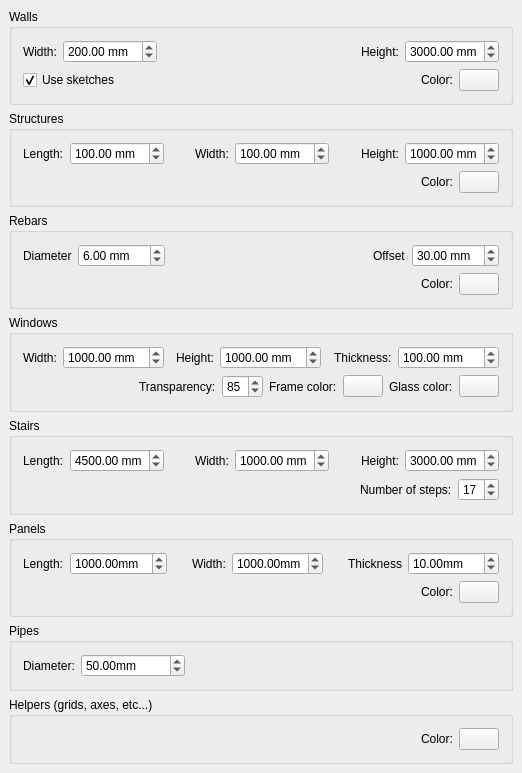
<?xml version="1.0" encoding="UTF-8"?>
<ui version="4.0">
 <class>Gui::Dialog::DlgSettingsArch</class>
 <widget class="QWidget" name="Gui::Dialog::DlgSettingsArch">
  <property name="geometry">
   <rect>
    <x>0</x>
    <y>0</y>
    <width>522</width>
    <height>711</height>
   </rect>
  </property>
  <property name="windowTitle">
   <string>Defaults</string>
  </property>
  <layout class="QVBoxLayout">
   <property name="spacing">
    <number>6</number>
   </property>
   <property name="margin">
    <number>9</number>
   </property>
   <item>
    <widget class="QGroupBox" name="groupBox">
     <property name="title">
      <string>Walls</string>
     </property>
     <layout class="QVBoxLayout" name="verticalLayout_2">
      <item>
       <layout class="QHBoxLayout" name="horizontalLayout_2">
        <item>
         <widget class="QLabel" name="label_10">
          <property name="text">
           <string>Width:</string>
          </property>
         </widget>
        </item>
        <item>
         <widget class="Gui::PrefDoubleSpinBox" name="gui::prefdoublespinbox_2">
          <property name="suffix">
           <string> mm</string>
          </property>
          <property name="maximum">
           <double>9999.989999999999782</double>
          </property>
          <property name="value">
           <double>200.000000000000000</double>
          </property>
          <property name="prefEntry" stdset="0">
           <cstring>WallWidth</cstring>
          </property>
          <property name="prefPath" stdset="0">
           <cstring>Mod/Arch</cstring>
          </property>
         </widget>
        </item>
        <item>
         <spacer name="horizontalSpacer_5">
          <property name="orientation">
           <enum>Qt::Horizontal</enum>
          </property>
          <property name="sizeHint" stdset="0">
           <size>
            <width>40</width>
            <height>20</height>
           </size>
          </property>
         </spacer>
        </item>
        <item>
         <widget class="QLabel" name="label_8">
          <property name="text">
           <string>Height:</string>
          </property>
         </widget>
        </item>
        <item>
         <widget class="Gui::PrefDoubleSpinBox" name="gui::prefdoublespinbox_3">
          <property name="suffix">
           <string> mm</string>
          </property>
          <property name="maximum">
           <double>9999.989999999999782</double>
          </property>
          <property name="value">
           <double>3000.000000000000000</double>
          </property>
          <property name="prefEntry" stdset="0">
           <cstring>WallHeight</cstring>
          </property>
          <property name="prefPath" stdset="0">
           <cstring>Mod/Arch</cstring>
          </property>
         </widget>
        </item>
       </layout>
      </item>
      <item>
       <layout class="QHBoxLayout" name="horizontalLayout_3">
        <item>
         <widget class="Gui::PrefCheckBox" name="checkBox">
          <property name="text">
           <string>Use sketches</string>
          </property>
          <property name="checked">
           <bool>true</bool>
          </property>
          <property name="prefEntry" stdset="0">
           <cstring>WallSketches</cstring>
          </property>
          <property name="prefPath" stdset="0">
           <cstring>Mod/Arch</cstring>
          </property>
         </widget>
        </item>
        <item>
         <spacer name="horizontalSpacer">
          <property name="orientation">
           <enum>Qt::Horizontal</enum>
          </property>
          <property name="sizeHint" stdset="0">
           <size>
            <width>40</width>
            <height>20</height>
           </size>
          </property>
         </spacer>
        </item>
        <item>
         <widget class="QLabel" name="label_9">
          <property name="text">
           <string>Color:</string>
          </property>
         </widget>
        </item>
        <item>
         <widget class="Gui::PrefColorButton" name="gui::prefcolorbutton">
          <property name="toolTip">
           <string>This is the default color for new Wall objects</string>
          </property>
          <property name="color">
           <color>
            <red>214</red>
            <green>214</green>
            <blue>214</blue>
           </color>
          </property>
          <property name="prefEntry" stdset="0">
           <cstring>WallColor</cstring>
          </property>
          <property name="prefPath" stdset="0">
           <cstring>Mod/Arch</cstring>
          </property>
         </widget>
        </item>
       </layout>
      </item>
     </layout>
    </widget>
   </item>
   <item>
    <widget class="QGroupBox" name="groupBox_2">
     <property name="title">
      <string>Structures</string>
     </property>
     <layout class="QVBoxLayout" name="verticalLayout">
      <item>
       <layout class="QHBoxLayout" name="horizontalLayout">
        <item>
         <widget class="QLabel" name="label_12">
          <property name="text">
           <string>Length:</string>
          </property>
         </widget>
        </item>
        <item>
         <widget class="Gui::PrefDoubleSpinBox" name="gui::prefdoublespinbox_4">
          <property name="suffix">
           <string> mm</string>
          </property>
          <property name="maximum">
           <double>9999.989999999999782</double>
          </property>
          <property name="value">
           <double>100.000000000000000</double>
          </property>
          <property name="prefEntry" stdset="0">
           <cstring>StructureLength</cstring>
          </property>
          <property name="prefPath" stdset="0">
           <cstring>Mod/Arch</cstring>
          </property>
         </widget>
        </item>
        <item>
         <spacer name="horizontalSpacer_6">
          <property name="orientation">
           <enum>Qt::Horizontal</enum>
          </property>
          <property name="sizeHint" stdset="0">
           <size>
            <width>40</width>
            <height>20</height>
           </size>
          </property>
         </spacer>
        </item>
        <item>
         <widget class="QLabel" name="label_13">
          <property name="text">
           <string>Width:</string>
          </property>
         </widget>
        </item>
        <item>
         <widget class="Gui::PrefDoubleSpinBox" name="gui::prefdoublespinbox_5">
          <property name="suffix">
           <string> mm</string>
          </property>
          <property name="maximum">
           <double>9999.989999999999782</double>
          </property>
          <property name="value">
           <double>100.000000000000000</double>
          </property>
          <property name="prefEntry" stdset="0">
           <cstring>StructureWidth</cstring>
          </property>
          <property name="prefPath" stdset="0">
           <cstring>Mod/Arch</cstring>
          </property>
         </widget>
        </item>
        <item>
         <spacer name="horizontalSpacer_7">
          <property name="orientation">
           <enum>Qt::Horizontal</enum>
          </property>
          <property name="sizeHint" stdset="0">
           <size>
            <width>40</width>
            <height>20</height>
           </size>
          </property>
         </spacer>
        </item>
        <item>
         <widget class="QLabel" name="label_14">
          <property name="text">
           <string>Height:</string>
          </property>
         </widget>
        </item>
        <item>
         <widget class="Gui::PrefDoubleSpinBox" name="gui::prefdoublespinbox_6">
          <property name="suffix">
           <string> mm</string>
          </property>
          <property name="maximum">
           <double>9999.989999999999782</double>
          </property>
          <property name="value">
           <double>1000.000000000000000</double>
          </property>
          <property name="prefEntry" stdset="0">
           <cstring>StructureHeight</cstring>
          </property>
          <property name="prefPath" stdset="0">
           <cstring>Mod/Arch</cstring>
          </property>
         </widget>
        </item>
       </layout>
      </item>
      <item>
       <layout class="QHBoxLayout" name="horizontalLayout_5">
        <item>
         <spacer name="horizontalSpacer_2">
          <property name="orientation">
           <enum>Qt::Horizontal</enum>
          </property>
          <property name="sizeHint" stdset="0">
           <size>
            <width>40</width>
            <height>20</height>
           </size>
          </property>
         </spacer>
        </item>
        <item>
         <widget class="QLabel" name="label_11">
          <property name="text">
           <string>Color:</string>
          </property>
         </widget>
        </item>
        <item>
         <widget class="Gui::PrefColorButton" name="gui::prefcolorbutton_2">
          <property name="toolTip">
           <string>This is the default color for new Structure objects</string>
          </property>
          <property name="color">
           <color>
            <red>150</red>
            <green>169</green>
            <blue>186</blue>
           </color>
          </property>
          <property name="prefEntry" stdset="0">
           <cstring>StructureColor</cstring>
          </property>
          <property name="prefPath" stdset="0">
           <cstring>Mod/Arch</cstring>
          </property>
         </widget>
        </item>
       </layout>
      </item>
     </layout>
    </widget>
   </item>
   <item>
    <widget class="QGroupBox" name="groupBox_3">
     <property name="title">
      <string>Rebars</string>
     </property>
     <layout class="QVBoxLayout" name="verticalLayout_3">
      <item>
       <layout class="QHBoxLayout" name="horizontalLayout_4">
        <item>
         <widget class="QLabel" name="label_18">
          <property name="text">
           <string>Diameter</string>
          </property>
         </widget>
        </item>
        <item>
         <widget class="Gui::PrefDoubleSpinBox" name="gui::prefdoublespinbox_8">
          <property name="suffix">
           <string> mm</string>
          </property>
          <property name="maximum">
           <double>999.990000000000009</double>
          </property>
          <property name="value">
           <double>6.000000000000000</double>
          </property>
          <property name="prefEntry" stdset="0">
           <cstring>RebarDiameter</cstring>
          </property>
          <property name="prefPath" stdset="0">
           <cstring>Mod/Arch</cstring>
          </property>
         </widget>
        </item>
        <item>
         <spacer name="horizontalSpacer_8">
          <property name="orientation">
           <enum>Qt::Horizontal</enum>
          </property>
          <property name="sizeHint" stdset="0">
           <size>
            <width>40</width>
            <height>20</height>
           </size>
          </property>
         </spacer>
        </item>
        <item>
         <widget class="QLabel" name="label_19">
          <property name="text">
           <string>Offset</string>
          </property>
         </widget>
        </item>
        <item>
         <widget class="Gui::PrefDoubleSpinBox" name="gui::prefdoublespinbox_7">
          <property name="suffix">
           <string> mm</string>
          </property>
          <property name="maximum">
           <double>999.990000000000009</double>
          </property>
          <property name="value">
           <double>30.000000000000000</double>
          </property>
          <property name="prefEntry" stdset="0">
           <cstring>RebarOffset</cstring>
          </property>
          <property name="prefPath" stdset="0">
           <cstring>Mod/Arch</cstring>
          </property>
         </widget>
        </item>
       </layout>
      </item>
      <item>
       <layout class="QHBoxLayout" name="horizontalLayout_7">
        <item>
         <spacer name="horizontalSpacer_3">
          <property name="orientation">
           <enum>Qt::Horizontal</enum>
          </property>
          <property name="sizeHint" stdset="0">
           <size>
            <width>40</width>
            <height>20</height>
           </size>
          </property>
         </spacer>
        </item>
        <item>
         <widget class="QLabel" name="label_17">
          <property name="text">
           <string>Color:</string>
          </property>
         </widget>
        </item>
        <item>
         <widget class="Gui::PrefColorButton" name="gui::prefcolorbutton_5">
          <property name="color">
           <color>
            <red>185</red>
            <green>117</green>
            <blue>90</blue>
           </color>
          </property>
          <property name="prefEntry" stdset="0">
           <cstring>RebarColor</cstring>
          </property>
          <property name="prefPath" stdset="0">
           <cstring>Mod/Arch</cstring>
          </property>
         </widget>
        </item>
       </layout>
      </item>
     </layout>
    </widget>
   </item>
   <item>
    <widget class="QGroupBox" name="groupBox_4">
     <property name="title">
      <string>Windows</string>
     </property>
     <layout class="QVBoxLayout" name="verticalLayout_4">
      <item>
       <layout class="QHBoxLayout" name="horizontalLayout_6">
        <item>
         <widget class="QLabel" name="label_22">
          <property name="text">
           <string>Width:</string>
          </property>
         </widget>
        </item>
        <item>
         <widget class="Gui::PrefDoubleSpinBox" name="gui::prefdoublespinbox_10">
          <property name="toolTip">
           <string>The default width for new windows</string>
          </property>
          <property name="suffix">
           <string> mm</string>
          </property>
          <property name="maximum">
           <double>99999.990000000005239</double>
          </property>
          <property name="value">
           <double>1000.000000000000000</double>
          </property>
          <property name="prefEntry" stdset="0">
           <cstring>WindowWidth</cstring>
          </property>
          <property name="prefPath" stdset="0">
           <cstring>Mod/Arch</cstring>
          </property>
         </widget>
        </item>
        <item>
         <spacer name="horizontalSpacer_9">
          <property name="orientation">
           <enum>Qt::Horizontal</enum>
          </property>
          <property name="sizeHint" stdset="0">
           <size>
            <width>40</width>
            <height>20</height>
           </size>
          </property>
         </spacer>
        </item>
        <item>
         <widget class="QLabel" name="label_21">
          <property name="text">
           <string>Height:</string>
          </property>
         </widget>
        </item>
        <item>
         <widget class="Gui::PrefDoubleSpinBox" name="gui::prefdoublespinbox_9">
          <property name="toolTip">
           <string>The default height for new windows</string>
          </property>
          <property name="suffix">
           <string> mm</string>
          </property>
          <property name="maximum">
           <double>99999.990000000005239</double>
          </property>
          <property name="value">
           <double>1000.000000000000000</double>
          </property>
          <property name="prefEntry" stdset="0">
           <cstring>WindowHeight</cstring>
          </property>
          <property name="prefPath" stdset="0">
           <cstring>Mod/Arch</cstring>
          </property>
         </widget>
        </item>
        <item>
         <spacer name="horizontalSpacer_10">
          <property name="orientation">
           <enum>Qt::Horizontal</enum>
          </property>
          <property name="sizeHint" stdset="0">
           <size>
            <width>40</width>
            <height>20</height>
           </size>
          </property>
         </spacer>
        </item>
        <item>
         <widget class="QLabel" name="label_20">
          <property name="text">
           <string>Thickness:</string>
          </property>
         </widget>
        </item>
        <item>
         <widget class="Gui::PrefDoubleSpinBox" name="gui::prefdoublespinbox_11">
          <property name="toolTip">
           <string>The default thickness for new windows</string>
          </property>
          <property name="suffix">
           <string> mm</string>
          </property>
          <property name="maximum">
           <double>99999.990000000005239</double>
          </property>
          <property name="value">
           <double>100.000000000000000</double>
          </property>
          <property name="prefEntry" stdset="0">
           <cstring>WindowThickness</cstring>
          </property>
          <property name="prefPath" stdset="0">
           <cstring>Mod/Arch</cstring>
          </property>
         </widget>
        </item>
       </layout>
      </item>
      <item>
       <layout class="QHBoxLayout" name="horizontalLayout_14">
        <item>
         <spacer name="horizontalSpacer_4">
          <property name="orientation">
           <enum>Qt::Horizontal</enum>
          </property>
          <property name="sizeHint" stdset="0">
           <size>
            <width>40</width>
            <height>20</height>
           </size>
          </property>
         </spacer>
        </item>
        <item>
         <widget class="QLabel" name="label">
          <property name="text">
           <string>Transparency:</string>
          </property>
         </widget>
        </item>
        <item>
         <widget class="Gui::PrefSpinBox" name="spinBox">
          <property name="value">
           <number>85</number>
          </property>
          <property name="prefEntry" stdset="0">
           <cstring>WindowTransparency</cstring>
          </property>
          <property name="prefPath" stdset="0">
           <cstring>Mod/Arch</cstring>
          </property>
         </widget>
        </item>
        <item>
         <widget class="QLabel" name="label_6">
          <property name="text">
           <string>Frame color:</string>
          </property>
         </widget>
        </item>
        <item>
         <widget class="Gui::PrefColorButton" name="gui::prefcolorbutton_3">
          <property name="color">
           <color>
            <red>33</red>
            <green>45</green>
            <blue>66</blue>
           </color>
          </property>
          <property name="prefEntry" stdset="0">
           <cstring>WindowColor</cstring>
          </property>
          <property name="prefPath" stdset="0">
           <cstring>Mod/Arch</cstring>
          </property>
         </widget>
        </item>
        <item>
         <widget class="QLabel" name="label_15">
          <property name="text">
           <string>Glass color:</string>
          </property>
         </widget>
        </item>
        <item>
         <widget class="Gui::PrefColorButton" name="gui::prefcolorbutton_4">
          <property name="color">
           <color>
            <red>93</red>
            <green>183</green>
            <blue>203</blue>
           </color>
          </property>
          <property name="prefEntry" stdset="0">
           <cstring>WindowGlassColor</cstring>
          </property>
          <property name="prefPath" stdset="0">
           <cstring>Mod/Arch</cstring>
          </property>
         </widget>
        </item>
       </layout>
      </item>
     </layout>
    </widget>
   </item>
   <item>
    <widget class="QGroupBox" name="groupBox_5">
     <property name="title">
      <string>Stairs</string>
     </property>
     <layout class="QVBoxLayout" name="verticalLayout_5">
      <item>
       <layout class="QHBoxLayout" name="horizontalLayout_8">
        <item>
         <widget class="QLabel" name="label_2">
          <property name="text">
           <string>Length:</string>
          </property>
         </widget>
        </item>
        <item>
         <widget class="Gui::PrefDoubleSpinBox" name="doubleSpinBox">
          <property name="suffix">
           <string> mm</string>
          </property>
          <property name="maximum">
           <double>9999.989999999999782</double>
          </property>
          <property name="value">
           <double>4500.000000000000000</double>
          </property>
          <property name="prefEntry" stdset="0">
           <cstring>StairsLength</cstring>
          </property>
          <property name="prefPath" stdset="0">
           <cstring>Mod/Arch</cstring>
          </property>
         </widget>
        </item>
        <item>
         <spacer name="horizontalSpacer_11">
          <property name="orientation">
           <enum>Qt::Horizontal</enum>
          </property>
          <property name="sizeHint" stdset="0">
           <size>
            <width>40</width>
            <height>20</height>
           </size>
          </property>
         </spacer>
        </item>
        <item>
         <widget class="QLabel" name="label_3">
          <property name="text">
           <string>Width:</string>
          </property>
         </widget>
        </item>
        <item>
         <widget class="Gui::PrefDoubleSpinBox" name="doubleSpinBox_2">
          <property name="suffix">
           <string> mm</string>
          </property>
          <property name="maximum">
           <double>9999.989999999999782</double>
          </property>
          <property name="value">
           <double>1000.000000000000000</double>
          </property>
          <property name="prefEntry" stdset="0">
           <cstring>StairsWidth</cstring>
          </property>
          <property name="prefPath" stdset="0">
           <cstring>Mod/Arch</cstring>
          </property>
         </widget>
        </item>
        <item>
         <spacer name="horizontalSpacer_12">
          <property name="orientation">
           <enum>Qt::Horizontal</enum>
          </property>
          <property name="sizeHint" stdset="0">
           <size>
            <width>40</width>
            <height>20</height>
           </size>
          </property>
         </spacer>
        </item>
        <item>
         <widget class="QLabel" name="label_4">
          <property name="text">
           <string>Height:</string>
          </property>
         </widget>
        </item>
        <item>
         <widget class="Gui::PrefDoubleSpinBox" name="doubleSpinBox_3">
          <property name="suffix">
           <string> mm</string>
          </property>
          <property name="maximum">
           <double>9999.989999999999782</double>
          </property>
          <property name="value">
           <double>3000.000000000000000</double>
          </property>
          <property name="prefEntry" stdset="0">
           <cstring>StairsHeight</cstring>
          </property>
          <property name="prefPath" stdset="0">
           <cstring>Mod/Arch</cstring>
          </property>
         </widget>
        </item>
       </layout>
      </item>
      <item>
       <layout class="QHBoxLayout" name="horizontalLayout_9">
        <item>
         <spacer name="horizontalSpacer_13">
          <property name="orientation">
           <enum>Qt::Horizontal</enum>
          </property>
          <property name="sizeHint" stdset="0">
           <size>
            <width>40</width>
            <height>20</height>
           </size>
          </property>
         </spacer>
        </item>
        <item>
         <widget class="QLabel" name="label_5">
          <property name="text">
           <string>Number of steps:</string>
          </property>
         </widget>
        </item>
        <item>
         <widget class="Gui::PrefSpinBox" name="spinBox_2">
          <property name="maximum">
           <number>99</number>
          </property>
          <property name="value">
           <number>17</number>
          </property>
          <property name="prefEntry" stdset="0">
           <cstring>StairsSteps</cstring>
          </property>
          <property name="prefPath" stdset="0">
           <cstring>Mod/Arch</cstring>
          </property>
         </widget>
        </item>
       </layout>
      </item>
     </layout>
    </widget>
   </item>
   <item>
    <widget class="QGroupBox" name="groupBox_6">
     <property name="title">
      <string>Panels</string>
     </property>
     <layout class="QVBoxLayout" name="verticalLayout_6">
      <item>
       <layout class="QHBoxLayout" name="horizontalLayout_10">
        <item>
         <widget class="QLabel" name="label_7">
          <property name="text">
           <string>Length:</string>
          </property>
         </widget>
        </item>
        <item>
         <widget class="Gui::PrefDoubleSpinBox" name="doubleSpinBox_4">
          <property name="suffix">
           <string>mm</string>
          </property>
          <property name="maximum">
           <double>99999.990000000005239</double>
          </property>
          <property name="value">
           <double>1000.000000000000000</double>
          </property>
          <property name="prefEntry" stdset="0">
           <cstring>PanelLength</cstring>
          </property>
          <property name="prefPath" stdset="0">
           <cstring>Mod/Arch</cstring>
          </property>
         </widget>
        </item>
        <item>
         <spacer name="horizontalSpacer_14">
          <property name="orientation">
           <enum>Qt::Horizontal</enum>
          </property>
          <property name="sizeHint" stdset="0">
           <size>
            <width>40</width>
            <height>20</height>
           </size>
          </property>
         </spacer>
        </item>
        <item>
         <widget class="QLabel" name="label_16">
          <property name="text">
           <string>Width:</string>
          </property>
         </widget>
        </item>
        <item>
         <widget class="Gui::PrefDoubleSpinBox" name="doubleSpinBox_5">
          <property name="suffix">
           <string>mm</string>
          </property>
          <property name="maximum">
           <double>9999.989999999999782</double>
          </property>
          <property name="value">
           <double>1000.000000000000000</double>
          </property>
          <property name="prefEntry" stdset="0">
           <cstring>PanelWidth</cstring>
          </property>
          <property name="prefPath" stdset="0">
           <cstring>Mod/Arch</cstring>
          </property>
         </widget>
        </item>
        <item>
         <spacer name="horizontalSpacer_15">
          <property name="orientation">
           <enum>Qt::Horizontal</enum>
          </property>
          <property name="sizeHint" stdset="0">
           <size>
            <width>40</width>
            <height>20</height>
           </size>
          </property>
         </spacer>
        </item>
        <item>
         <widget class="QLabel" name="label_23">
          <property name="text">
           <string>Thickness</string>
          </property>
         </widget>
        </item>
        <item>
         <widget class="Gui::PrefDoubleSpinBox" name="doubleSpinBox_6">
          <property name="suffix">
           <string>mm</string>
          </property>
          <property name="maximum">
           <double>9999.989999999999782</double>
          </property>
          <property name="value">
           <double>10.000000000000000</double>
          </property>
          <property name="prefEntry" stdset="0">
           <cstring>PanelThickness</cstring>
          </property>
          <property name="prefPath" stdset="0">
           <cstring>Mod/Arch</cstring>
          </property>
         </widget>
        </item>
       </layout>
      </item>
      <item>
       <layout class="QHBoxLayout" name="horizontalLayout_11">
        <item>
         <spacer name="horizontalSpacer_16">
          <property name="orientation">
           <enum>Qt::Horizontal</enum>
          </property>
          <property name="sizeHint" stdset="0">
           <size>
            <width>40</width>
            <height>20</height>
           </size>
          </property>
         </spacer>
        </item>
        <item>
         <widget class="QLabel" name="label_24">
          <property name="text">
           <string>Color:</string>
          </property>
         </widget>
        </item>
        <item>
         <widget class="Gui::PrefColorButton" name="colorButton">
          <property name="color">
           <color>
            <red>203</red>
            <green>160</green>
            <blue>111</blue>
           </color>
          </property>
          <property name="prefEntry" stdset="0">
           <cstring>PanelColor</cstring>
          </property>
          <property name="prefPath" stdset="0">
           <cstring>Mod/Arch</cstring>
          </property>
         </widget>
        </item>
       </layout>
      </item>
     </layout>
    </widget>
   </item>
   <item>
    <widget class="QGroupBox" name="groupBox_7">
     <property name="title">
      <string>Pipes</string>
     </property>
     <layout class="QVBoxLayout" name="verticalLayout_7">
      <item>
       <layout class="QHBoxLayout" name="horizontalLayout_12">
        <item>
         <widget class="QLabel" name="label_25">
          <property name="text">
           <string>Diameter:</string>
          </property>
         </widget>
        </item>
        <item>
         <widget class="Gui::PrefDoubleSpinBox" name="doubleSpinBox_7">
          <property name="suffix">
           <string>mm</string>
          </property>
          <property name="decimals">
           <number>2</number>
          </property>
          <property name="maximum">
           <double>999999.989999999990687</double>
          </property>
          <property name="value">
           <double>50.000000000000000</double>
          </property>
          <property name="prefEntry" stdset="0">
           <cstring>PipeDiameter</cstring>
          </property>
          <property name="prefPath" stdset="0">
           <cstring>Mod/Arch</cstring>
          </property>
         </widget>
        </item>
        <item>
         <spacer name="horizontalSpacer_17">
          <property name="orientation">
           <enum>Qt::Horizontal</enum>
          </property>
          <property name="sizeHint" stdset="0">
           <size>
            <width>40</width>
            <height>20</height>
           </size>
          </property>
         </spacer>
        </item>
       </layout>
      </item>
     </layout>
    </widget>
   </item>
   <item>
    <widget class="QGroupBox" name="groupBox_8">
     <property name="title">
      <string>Helpers (grids, axes, etc...)</string>
     </property>
     <layout class="QHBoxLayout" name="horizontalLayout_13">
      <item>
       <spacer name="horizontalSpacer_18">
        <property name="orientation">
         <enum>Qt::Horizontal</enum>
        </property>
        <property name="sizeHint" stdset="0">
         <size>
          <width>40</width>
          <height>20</height>
         </size>
        </property>
       </spacer>
      </item>
      <item>
       <widget class="QLabel" name="label_26">
        <property name="text">
         <string>Color:</string>
        </property>
       </widget>
      </item>
      <item>
       <widget class="Gui::PrefColorButton" name="colorButton_2">
        <property name="color">
         <color>
          <red>40</red>
          <green>49</green>
          <blue>82</blue>
         </color>
        </property>
        <property name="prefEntry" stdset="0">
         <cstring>ColorHelpers</cstring>
        </property>
        <property name="prefPath" stdset="0">
         <cstring>Mod/Arch</cstring>
        </property>
       </widget>
      </item>
     </layout>
    </widget>
   </item>
  </layout>
 </widget>
 <layoutdefault spacing="6" margin="11"/>
 <pixmapfunction>qPixmapFromMimeSource</pixmapfunction>
 <customwidgets>
  <customwidget>
   <class>Gui::ColorButton</class>
   <extends>QPushButton</extends>
   <header>Gui/Widgets.h</header>
  </customwidget>
  <customwidget>
   <class>Gui::PrefSpinBox</class>
   <extends>QSpinBox</extends>
   <header>Gui/PrefWidgets.h</header>
  </customwidget>
  <customwidget>
   <class>Gui::PrefColorButton</class>
   <extends>Gui::ColorButton</extends>
   <header>Gui/PrefWidgets.h</header>
  </customwidget>
  <customwidget>
   <class>Gui::PrefCheckBox</class>
   <extends>QCheckBox</extends>
   <header>Gui/PrefWidgets.h</header>
  </customwidget>
  <customwidget>
   <class>Gui::PrefDoubleSpinBox</class>
   <extends>QDoubleSpinBox</extends>
   <header>Gui/PrefWidgets.h</header>
  </customwidget>
 </customwidgets>
 <resources/>
 <connections/>
</ui>
